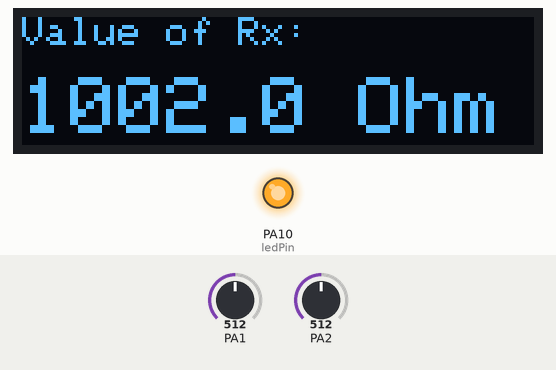
Simulated run of this sketch. Board: STM32 Blue Pill. Parts: 128×32 one-colour display, output pins drawn as LEDs (lit = HIGH). Inputs (shaded band) come from the test bench; at power-on: PA2 = 512, PA1 = 512. What the sketch prints to the serial monitor is not drawn.

Above: at 1.2 s.
1.3 s: PA2 set to 525
At 2.0 s:
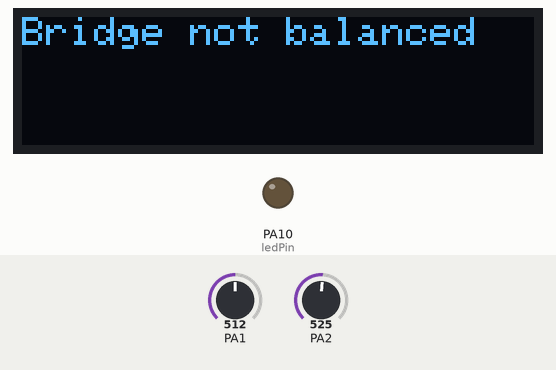
2.8 s: PA2 set to 511
At 4.0 s:
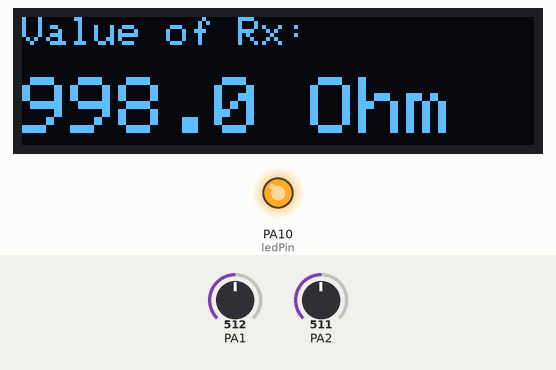
4.3 s: PA2 set to 306
At 5.0 s:
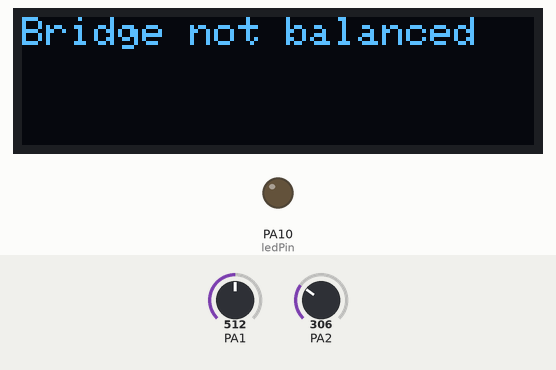
5.8 s: PA1 set to 323
7.3 s: PA1 set to 310
At 8.0 s:
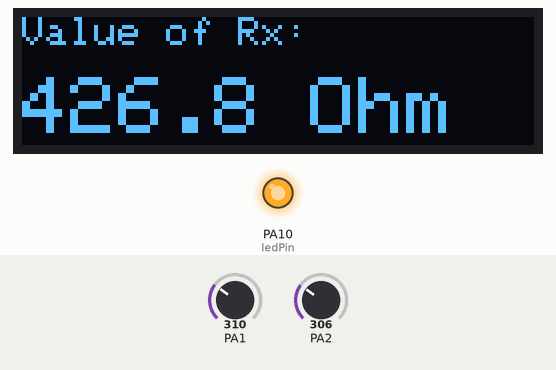
8.8 s: PA1 set to 122
At 9.6 s:
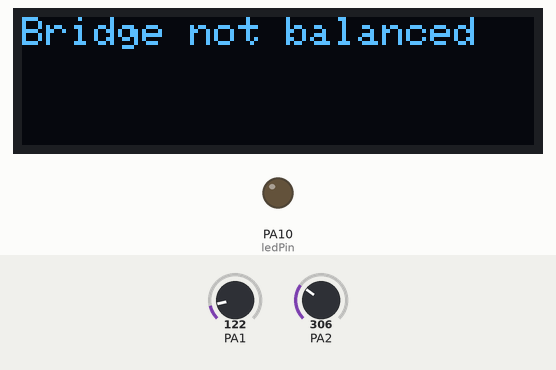
Timing chart, 0 to 11.5 s (numbered marks = the images above; inputs shaded):
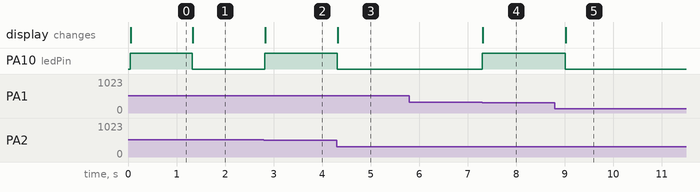

The sketch:

Wheatstone_Bridge.ino
```cpp
#include <splash.h>
const float Vcc = 5.0;
const float R1 = 1000.0;   // 1kΩ
const float R2 = 1000.0;   // 1kΩ
const int ledPin = 10;
#include <SPI.h>
#include <Wire.h>
#include <Adafruit_GFX.h>
#include <Adafruit_SSD1306.h>

#if defined(ESP8266)
  #define BUTTON_A  0
  #define BUTTON_B 16
  #define BUTTON_C  2
  #define WIRE Wire
#elif defined(ARDUINO_ADAFRUIT_FEATHER_ESP32C6)
  #define BUTTON_A  7
  #define BUTTON_B  6
  #define BUTTON_C  5
  #define WIRE Wire
#elif defined(ESP32)
  #define BUTTON_A 15
  #define BUTTON_B 32
  #define BUTTON_C 14
  #define WIRE Wire
#elif defined(ARDUINO_STM32_FEATHER)
  #define BUTTON_A PA15
  #define BUTTON_B PC7
  #define BUTTON_C PC5
  #define WIRE Wire
#elif defined(TEENSYDUINO)
  #define BUTTON_A  4
  #define BUTTON_B  3
  #define BUTTON_C  8
  #define WIRE Wire
#elif defined(ARDUINO_FEATHER52832)
  #define BUTTON_A 31
  #define BUTTON_B 30
  #define BUTTON_C 27
  #define WIRE Wire
#elif defined(ARDUINO_ADAFRUIT_FEATHER_RP2040)
  #define BUTTON_A  9
  #define BUTTON_B  8
  #define BUTTON_C  7
  #define WIRE Wire
#else
  #define BUTTON_A  9
  #define BUTTON_B  6
  #define BUTTON_C  5
  #define WIRE Wire
#endif

Adafruit_SSD1306 display = Adafruit_SSD1306(128, 32, &WIRE);

void setup() {
  Serial.begin(9600);
  pinMode(ledPin, OUTPUT);
    if(!display.begin(SSD1306_SWITCHCAPVCC, 0x3C)) {
    Serial.println(F("OLED NOT FOUND! Check your wiring/soldering."));
    for(;;);
  }

  Serial.println(F("OLED Found and Initialized"));
  display.clearDisplay();
  display.setTextColor(SSD1306_WHITE);
  display.display();

  pinMode(BUTTON_A, INPUT_PULLUP);
  pinMode(BUTTON_B, INPUT_PULLUP);
  pinMode(BUTTON_C, INPUT_PULLUP);

}

void loop() {
  float VA = analogRead(A1) * Vcc / 1023.0;
  float VB = analogRead(A2) * Vcc / 1023.0;

  // Calculate Potentiometer resistance from measured voltage divider
  float Rpot = (R2 * VB) / (Vcc - VB);
  float Adelta = VA - VB;
  // Bridge equation
  float Rx = (R1 * Rpot) / R2;

    // -------------------- OLED Display --------------------


  Serial.print("A0: "); Serial.print(VA, 4);
  Serial.print(" V   A1: "); Serial.print(VB, 4);
  Serial.print(" V   Rpot: "); Serial.print(Rpot, 2);
  Serial.print(" Ohm   Rx: "); Serial.print(Rx, 2);
  Serial.println(" Ohm");

    if(abs(Adelta)<0.02){
    digitalWrite(ledPin, HIGH);
      display.clearDisplay();
  display.setCursor(0, 0);
  display.setTextSize(1.5);
  display.println("Value of Rx:");

  display.setCursor(0, 15);
  display.setTextSize(2);
  display.print(Rx, 1);
  display.print(" Ohm");

  display.display(); // Push buffer to screen
  } else {
      digitalWrite(ledPin, LOW);
      display.clearDisplay();
      display.setCursor(0, 0);
      display.setTextSize(1);
      display.println("Bridge not balanced");
       display.display(); // Push buffer to screen
  }


  delay(200);
}
```

Measured:
- the behaviour switches between 516 and 517 on PA2 (found by bisection; images 0 and 1)
- the behaviour switches between 311 and 310 on PA1 (found by bisection; images 3 and 4)
- after the input at 1.3 s, PA10 (ledPin): HIGH → LOW at once; the display: changes at once (image 1)
- after the input at 2.8 s, PA10 (ledPin): LOW → HIGH at once; the display: changes at once (image 2)
- after the input at 4.3 s, PA10 (ledPin): HIGH → LOW at once; the display: changes at once (image 3)
- after the input at 5.8 s, every drawn part: stays the same
- after the input at 7.3 s, PA10 (ledPin): LOW → HIGH at once; the display: changes at once (image 4)
- after the input at 8.8 s, PA10 (ledPin): HIGH → LOW after 0.21 s; the display: changes after 0.22 s (image 5)
